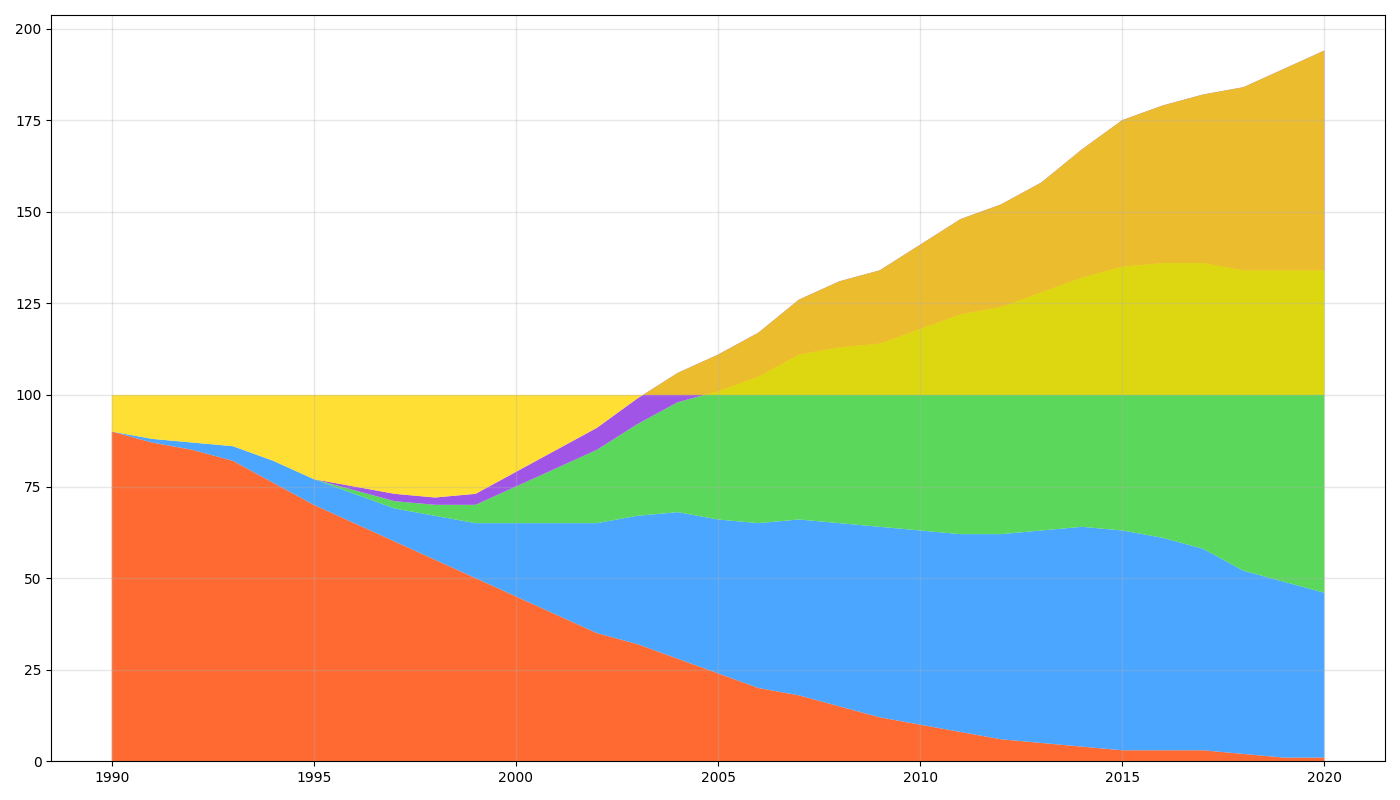

This figure's Python source:
import matplotlib.pyplot as plt
import numpy as np

years = np.arange(1990, 2021)

physical_media = np.array([90, 87, 85, 82, 76, 70, 65, 60, 55, 50, 45, 40, 35, 32, 28, 24, 20, 18, 15, 12, 10, 8, 6, 5, 4, 3, 3, 3, 2, 1, 1])
digital_downloads = np.array([0, 1, 2, 4, 6, 7, 8, 9, 12, 15, 20, 25, 30, 35, 40, 42, 45, 48, 50, 52, 53, 54, 56, 58, 60, 60, 58, 55, 50, 48, 45])
streaming = np.array([0, 0, 0, 0, 0, 0, 1, 2, 3, 5, 10, 15, 20, 25, 30, 35, 40, 45, 48, 50, 55, 60, 62, 65, 68, 72, 75, 78, 82, 85, 88])
vinyl_revival = np.array([0, 0, 0, 0, 0, 0, 1, 2, 2, 3, 4, 5, 6, 7, 8, 10, 12, 15, 18, 20, 23, 26, 28, 30, 35, 40, 43, 46, 50, 55, 60])
others = 100 - (physical_media + digital_downloads + streaming + vinyl_revival)

fig, ax = plt.subplots(figsize=(14, 8))

# New color scheme applied to the chart
colors = ['#FF4500', '#1E90FF', '#32CD32', '#8A2BE2', '#FFD700']

ax.stackplot(years, physical_media, digital_downloads, streaming, vinyl_revival, others, colors=colors, alpha=0.8)

ax.grid(linestyle='-', linewidth=1, alpha=0.3)

plt.xticks(years[::5])

plt.tight_layout()
plt.show()
